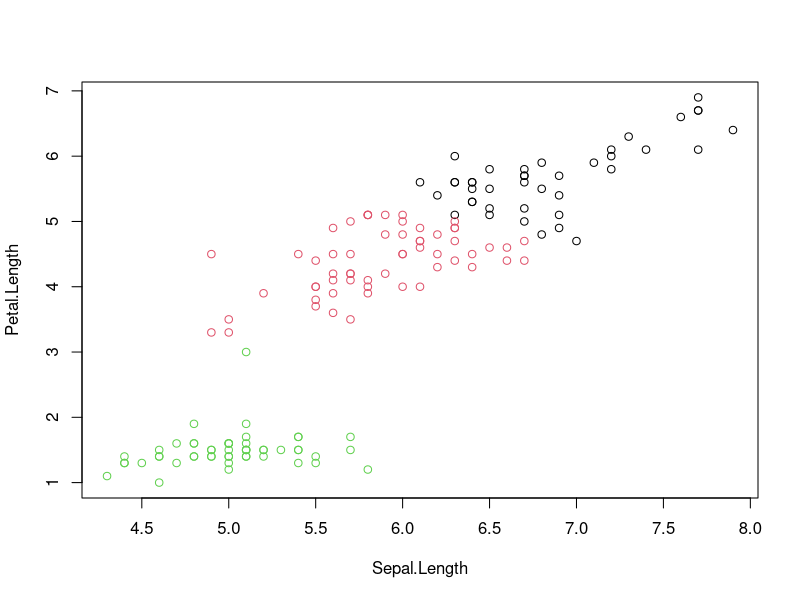
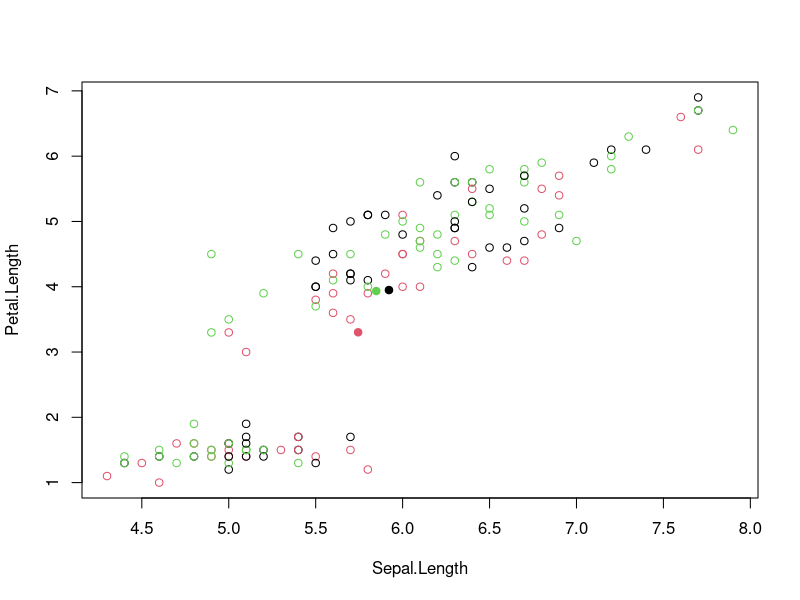

The R script that drew these images, in order: (Note: this script raises an error after producing the figures.)
## ---- chunk 1
library(tidyverse)
## ---- chunk 2
i <- grep("Length", names(iris))
x <- iris[, i]
cl <- kmeans(x, 3, nstart = 10)
plot(x, col = cl$cluster)
## ---- chunk 3
sample_n(x, 5)
## ---- chunk 4
cl$cluster
## ---- chunk 5
cl
## ---- chunk 6
set.seed(12)
init <- sample(3, nrow(x), replace = TRUE)

init
plot(x, col = init)
## ---- chunk 7

centres <- sapply(1:3, function(i) colMeans(x[init == i, ], ))

centres

centres <- t(centres)

points(centres[, 1], centres[, 2], pch = 19, col = 1:3)

centres

rbind(centres, x)

tmp <- dist(rbind(centres, x))

ki <- apply(tmp, 1, which.min)
ki <- ki[-(1:3)]
## ---- chunk 8
par(mfrow = c(1, 2))
plot(x, col = init)

# calculate mean value of each cluster now
centres <- sapply(1:3, function(i) colMeans(x[init == i, ], ))
centres <- t(centres)
points(centres[, 1], centres[, 2], pch = 19, col = 1:3)

#calculate Euclidean distance between each row in matrix
tmp <- dist(rbind(centres, x))
tmp <- as.matrix(tmp)[, 1:3]

ki <- apply(tmp, 1, which.min)
ki <- ki[-(1:3)]

plot(x, col = ki)
points(centres[, 1], centres[, 2], pch = 19, col = 1:3)
## ---- chunk 9
cl$tot.withinss
## ---- chunk 10
ks <- 1:5
tot_within_ss <- sapply(ks, function(k) {
    cl <- kmeans(x, k, nstart = 10)
    cl$tot.withinss
})
plot(ks, tot_within_ss, type = "b")
